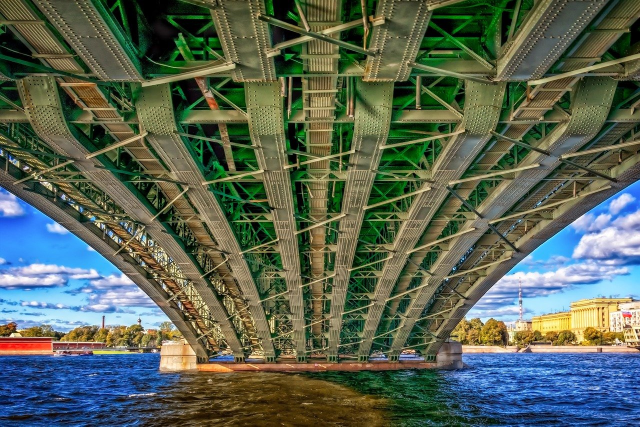
#> input picture exercise7/spb_bridge.jpg, 1280 x 853 px (shown at 1/2 size)
$ python task2.py
#> lines starting #> are read from the running program, lines starting #| are printed output that depends on the picture
import numpy as np
from sklearn.cluster import MiniBatchKMeans
import matplotlib.pyplot as plt
from PIL import Image

def plot_pixels(data, colors=None, N=10000):
    if colors is None:
        colors = data

    # Choose a random subset
    rng = np.random.RandomState(0)
    i = rng.permutation(data.shape[0])[:N]
    colors = colors[i]
    pixel = data[i].T
    R, G, B = pixel[0], pixel[1], pixel[2]

    fig, ax = plt.subplots(1, 2, figsize=(16, 6))
    ax[0].scatter(R, G, color=colors, marker='.')
    ax[0].set(xlabel='Red', ylabel='Green', xlim=(0, 1), ylim=(0, 1))

    ax[1].scatter(R, B, color=colors, marker='.')
    ax[1].set(xlabel='Red', ylabel='Blue', xlim=(0, 1), ylim=(0, 1))

    fig.suptitle('Color Plot of RGB')
    plt.show()

# Load the image
img_path = 'spb_bridge.jpg'  # <-- Make sure to have the image in your local directory
img = Image.open(img_path)
#> img is the input picture: PIL image 1280x853 RGB; mean R, G, B 87.9, 99.8, 84.4
img = img.convert('RGB')

# Convert the image to numpy array and check its shape
img_array = np.array(img)

# Calculate the mean intensity of the pixels across all channels
mean_intensity_original = np.mean(img_array)
#> mean_intensity_original = 90.7

# Normalize the pixel intensity values
img_array_norm = img_array / 255.0

# Calculate the mean intensity of the normalized pixel values across all channels
mean_intensity_normalized = np.mean(img_array_norm)
#> mean_intensity_normalized = 0.356

# Reshape the image array
img_array_reshaped = img_array_norm.reshape(-1, 3)

# Training a MiniBatchKMeans model
kmeans = MiniBatchKMeans(n_clusters=16, random_state=16)
kmeans.fit(img_array_reshaped)

# Getting the cluster centers and labels
cluster_centers = kmeans.cluster_centers_
cluster_labels = kmeans.labels_

# Replacing pixel values with cluster centers
img_array_compressed = cluster_centers[cluster_labels].reshape(img_array.shape[:-1] + (-1,))

# Calculate the mean intensity of the pixels of the compressed image
mean_intensity_compressed = np.mean(img_array_compressed)
#> mean_intensity_compressed = 0.355
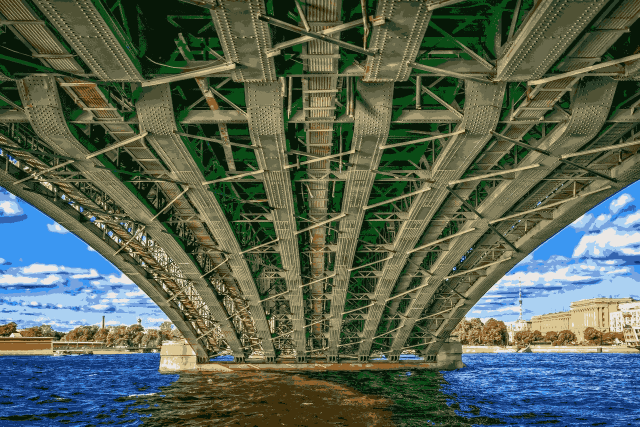
#> img_array_compressed: shape (853, 1280, 3) float64 (shown at 1/2 size); mean of channels 0, 1, 2 0.344, 0.391, 0.331; drawn as R, G, B

# Plot the color plots of the compressed image
plot_pixels(img_array_reshaped, colors=cluster_centers[cluster_labels])
#> in plot_pixels, `R, G, B = pixel[0], pixel[1], pixel[2]`: R = 10000 values, max 1 at index 120, min 0 at index 8, mean 0.345; G = 10000 values, max 1 at index 120, min 0 at index 192, mean 0.391; B = 10000 values, max 1 at index 21, min 0 at index 49, mean 0.331
#> in plot_pixels, `plt.show()`:
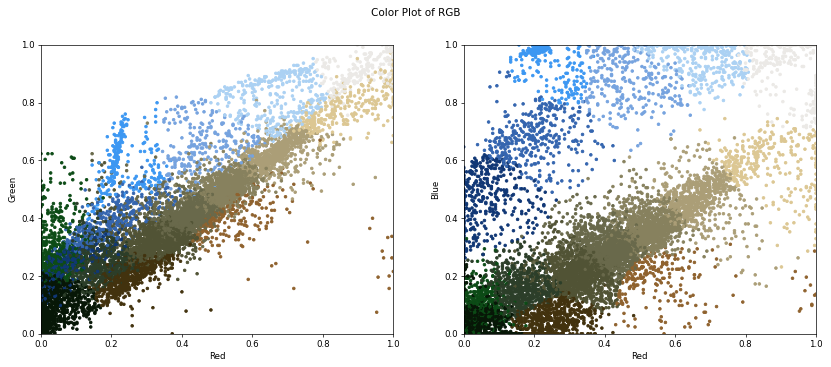
#> figure drawn by matplotlib, 2 panels

# Show the 4x4 image of 16 colors
img_4x4 = Image.fromarray((cluster_centers * 255).astype('uint8')).resize((4, 4), Image.NEAREST)
img_4x4.show()

# Outputs
print(f"Mean intensity original: {mean_intensity_original:.3f}")
#| Mean intensity original: 90.699
print(f"Mean intensity normalized: {mean_intensity_normalized:.3f}")
#| Mean intensity normalized: 0.356
print(f"Mean intensity compressed: {mean_intensity_compressed:.3f}")
#| Mean intensity compressed: 0.355
